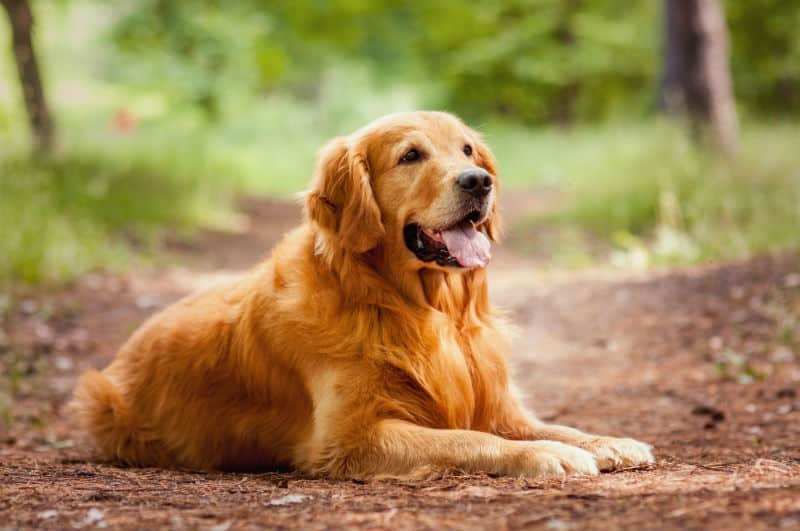
#> input picture img/cachoro2.jpg, 800 x 531 px; its folder holds only this picture in this run
$ python main.py
#> lines starting #> are read from the running program, lines starting #| are printed output that depends on the picture
import cv2
import os

# caminho das imagens
imgs = "./img"
# Tamanho para redimensionar as imagens
img_size = (128, 128)

# caminhar pelo arquivo pegando as imagens
for img in os.listdir(imgs):
    caminho_imgs = os.path.join(imgs, img)

    img = cv2.imread(caminho_imgs, cv2.IMREAD_GRAYSCALE)
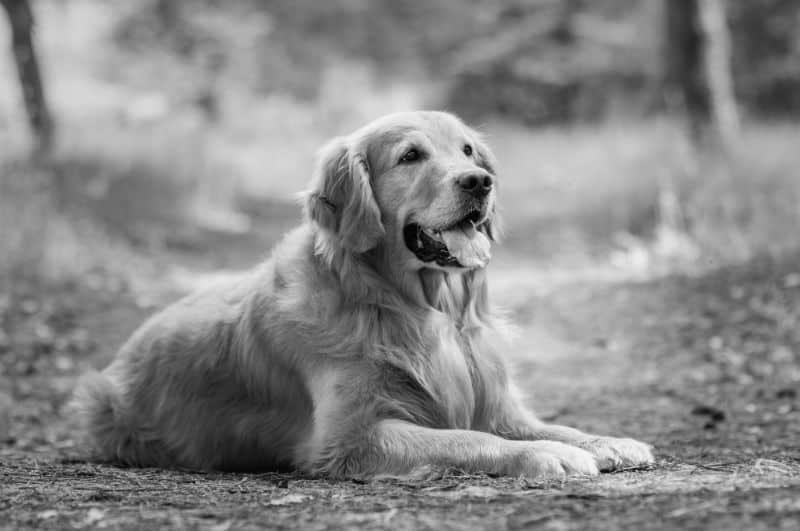
#> img: shape (531, 800); min 0, max 250, mean 136.1

    img = cv2.resize(img, img_size)
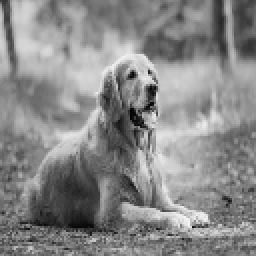
#> img: shape (128, 128) (shown 2 times larger); min 3, max 245, mean 136

    img = cv2.GaussianBlur(img, (5, 5), 0)
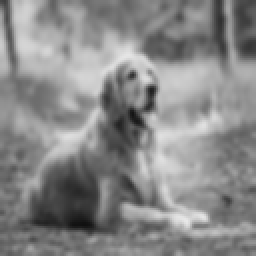
#> img: shape (128, 128) (shown 2 times larger); min 16, max 232, mean 136

    img = cv2.equalizeHist(img)
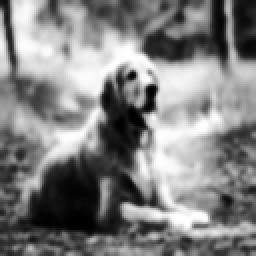
#> img: shape (128, 128) (shown 2 times larger); min 0, max 255, mean 128.4

$ run again, on img/gato3.jpg
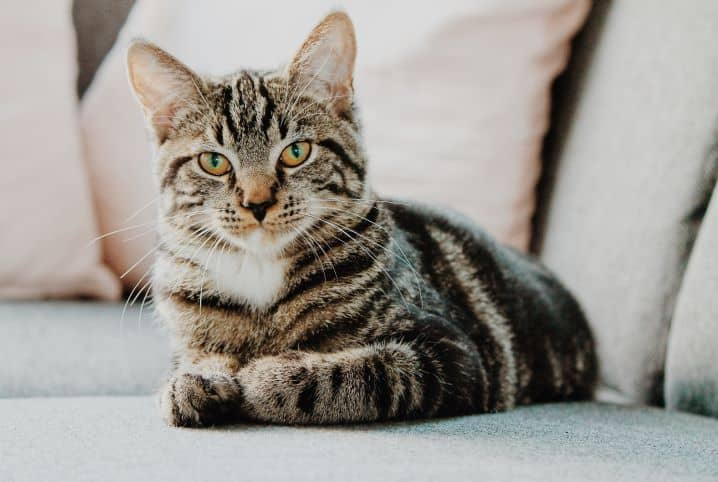
#> input picture img/gato3.jpg, 718 x 482 px
#> `img = cv2.GaussianBlur(img, (5, 5), 0)`:
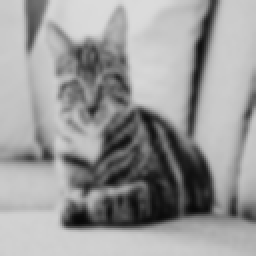
#> img: shape (128, 128) (shown 2 times larger); min 8, max 219, mean 153.8
#> `img = cv2.equalizeHist(img)`:
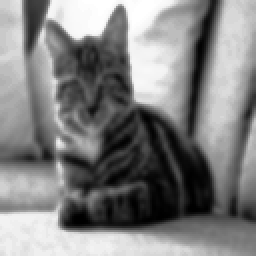
#> img: shape (128, 128) (shown 2 times larger); min 0, max 255, mean 128.8

$ run again, on img/cachorro1.jpg
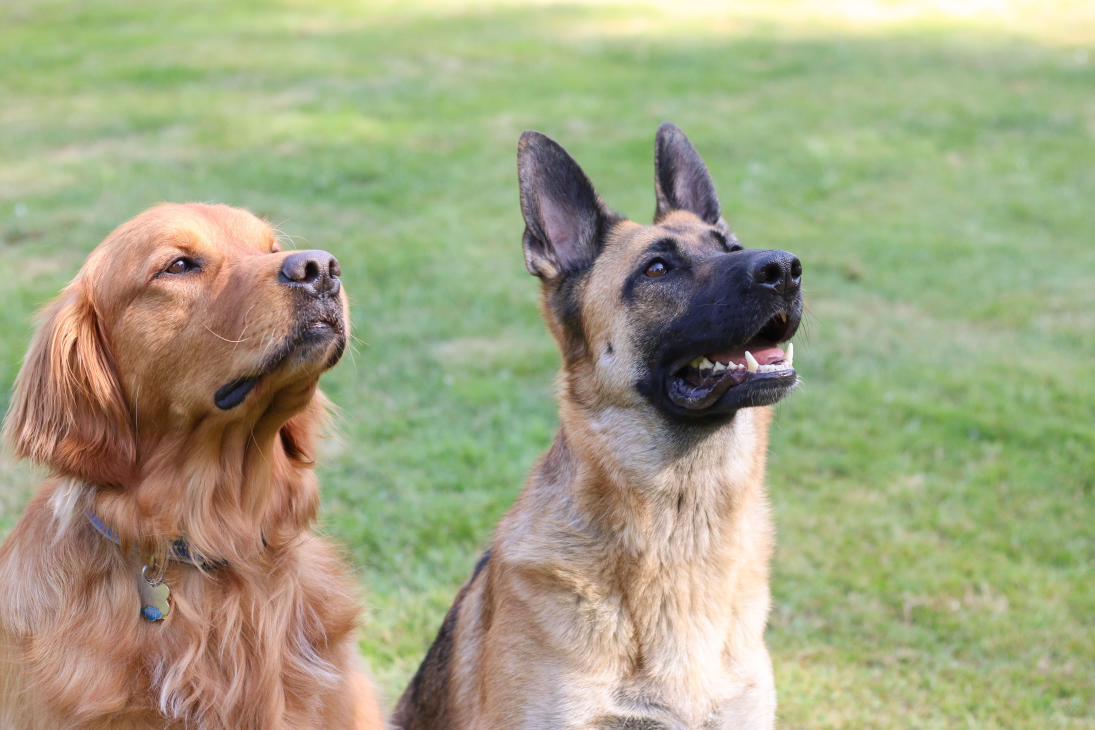
#> input picture img/cachorro1.jpg, 5472 x 3648 px (shown at 1/5 size)
#> `img = cv2.GaussianBlur(img, (5, 5), 0)`:
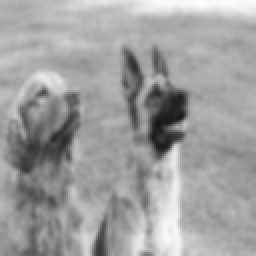
#> img: shape (128, 128) (shown 2 times larger); min 19, max 252, mean 159.4
#> `img = cv2.equalizeHist(img)`:
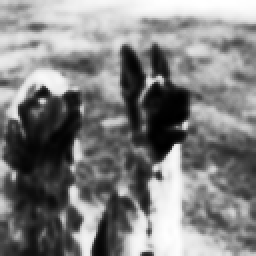
#> img: shape (128, 128) (shown 2 times larger); min 0, max 255, mean 129

$ run again, on img/cachorro3.jpg
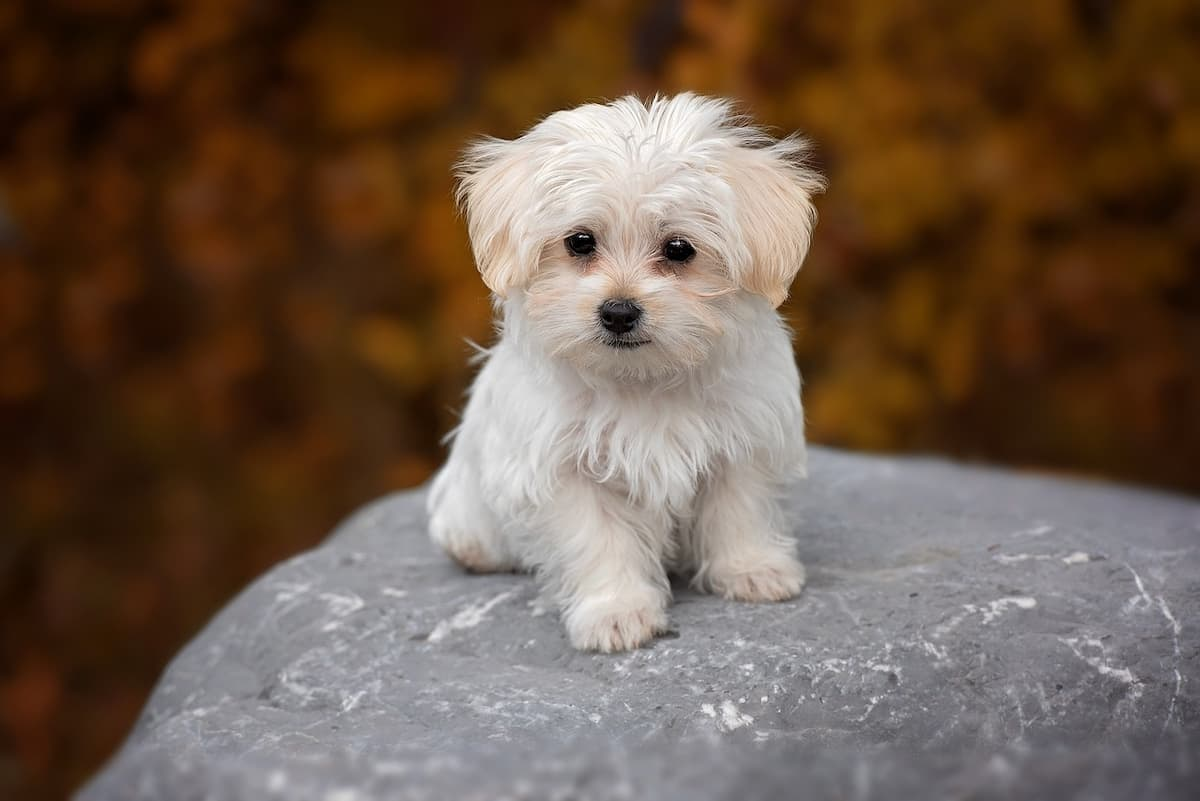
#> input picture img/cachorro3.jpg, 1200 x 801 px
#> `img = cv2.GaussianBlur(img, (5, 5), 0)`:
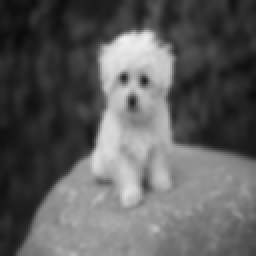
#> img: shape (128, 128) (shown 2 times larger); min 10, max 240, mean 92.8
#> `img = cv2.equalizeHist(img)`:
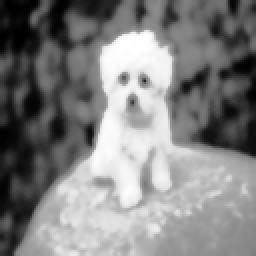
#> img: shape (128, 128) (shown 2 times larger); min 0, max 255, mean 128.5

$ run again, on img/gato1.jpg
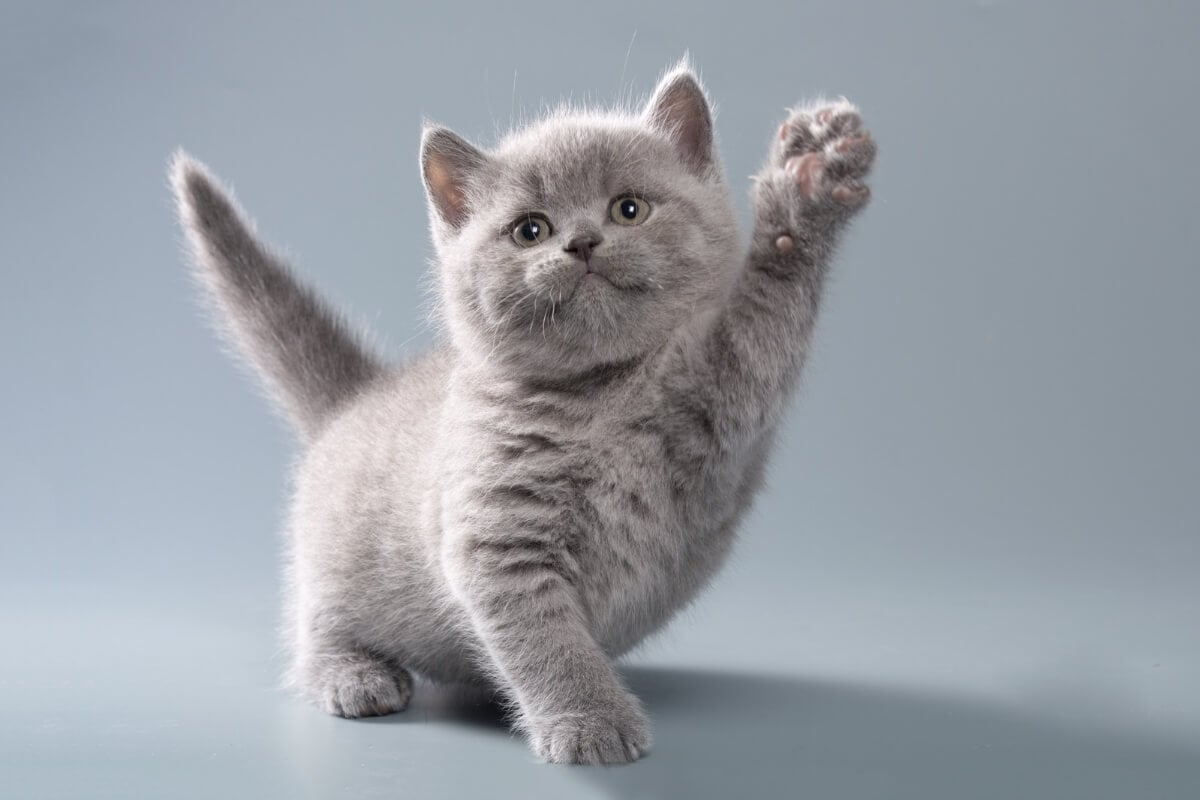
#> input picture img/gato1.jpg, 1200 x 800 px
#> `img = cv2.equalizeHist(img)`:
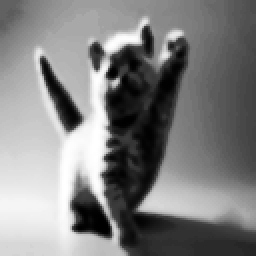
#> img: shape (128, 128) (shown 2 times larger); min 0, max 255, mean 128.9
